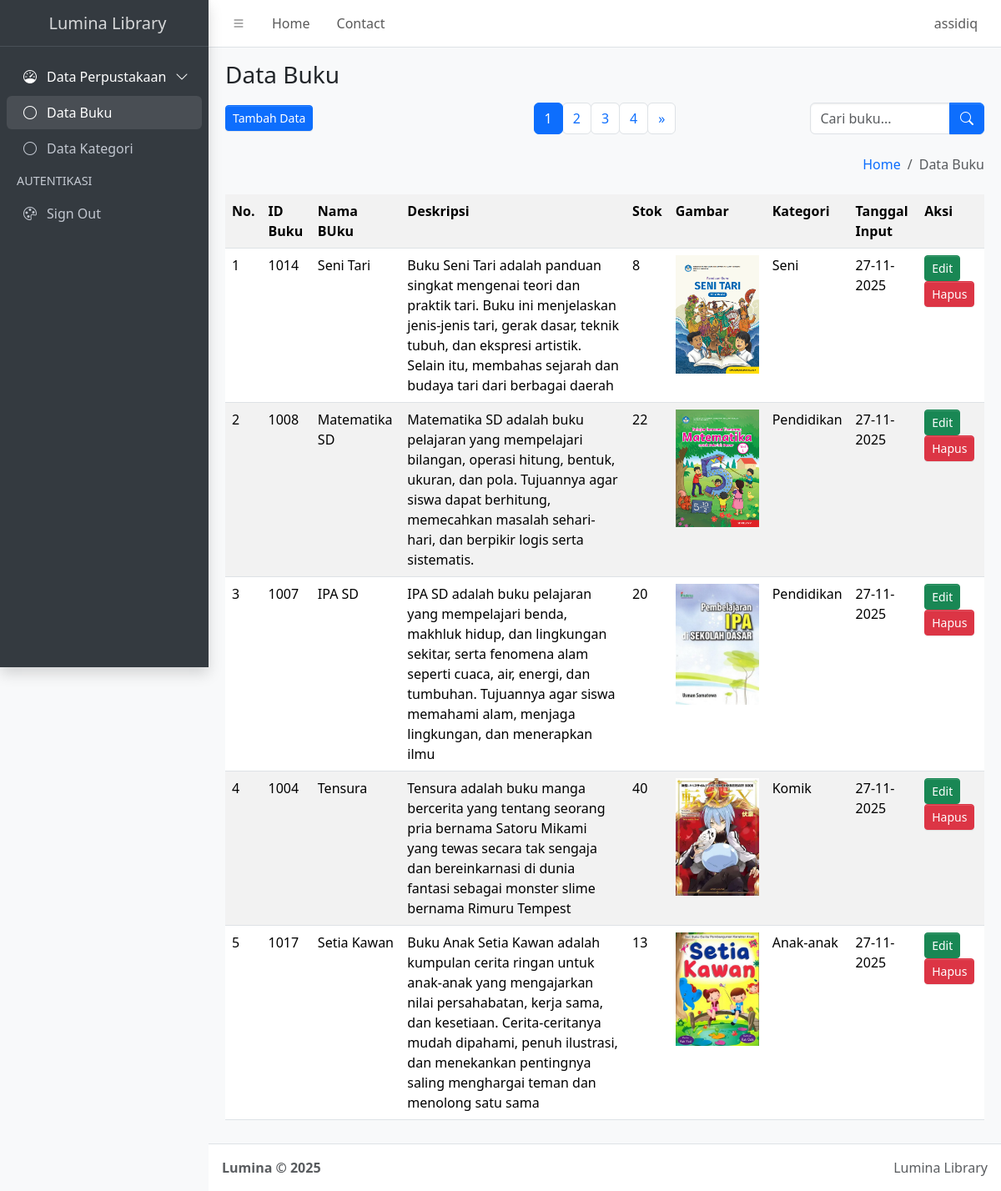
/index.php (signed in), run on the app's committed database.
### tables this page shows
CREATE TABLE `buku` (
  `id_buku` int(12) NOT NULL,
  `nama_buku` varchar(50) NOT NULL,
  `deskripsi` varchar(255) NOT NULL,
  `stok` int(12) NOT NULL,
  `gambar` varchar(255) NOT NULL,
  `tanggal_input` timestamp(6) NOT NULL DEFAULT current_timestamp(6) ON UPDATE current_timestamp(6),
  `id_kategori` int(12) NOT NULL
);

CREATE TABLE `kategori` (
  `id_kategori` int(12) NOT NULL,
  `kategori` varchar(255) NOT NULL,
  `deskripsi` text NOT NULL,
  `tanggal_input` timestamp(6) NOT NULL DEFAULT current_timestamp(6) ON UPDATE current_timestamp(6)
);

### function.php (called while the page is built, shortened)
<?php
$conn = mysqli_connect("localhost", "root", "", "simbs");
function query($query)
{
    global $conn;
    $result = mysqli_query($conn, $query);
    $rows = [];
    while ($row = mysqli_fetch_assoc($result)) {
        $rows[] = $row;
    }
    return $rows;
}

### index.php (the view, shortened to what this page needs)
<?php
require("function.php");
$jumlahDataPerHalaman = 5;
$keyword = isset($_GET["keyword"]) ? $_GET["keyword"] : "";
if ($keyword != "") {
  $queryHitung = "
          SELECT buku.id_buku
          FROM buku
          JOIN kategori ON buku.id_kategori = kategori.id_kategori
          WHERE
              buku.id_buku LIKE '%$keyword%' OR
              buku.nama_buku LIKE '%$keyword%' OR
              buku.deskripsi LIKE '%$keyword%' OR
              kategori.kategori LIKE '%$keyword%'
      ";
} else {
  $queryHitung = "SELECT * FROM buku";
}
$jumlahData = count(query($queryHitung));
$jumlahHalaman = ceil($jumlahData / $jumlahDataPerHalaman);
$halamanAktif = isset($_GET["halaman"]) ? $_GET["halaman"] : 1;
$awalData = ($halamanAktif - 1) * $jumlahDataPerHalaman;
if ($keyword != "") {
  $buku = query("
        SELECT buku.*, kategori.kategori AS kategori
        FROM buku
        JOIN kategori ON buku.id_kategori = kategori.id_kategori
        WHERE
            buku.id_buku LIKE '%$keyword%' OR
            buku.nama_buku LIKE '%$keyword%' OR
            buku.deskripsi LIKE '%$keyword%' OR
            kategori.kategori LIKE '%$keyword%'
        ORDER BY buku.tanggal_input DESC
        LIMIT $awalData, $jumlahDataPerHalaman
    ");
} else {
  $buku = query("
        SELECT buku.*, kategori.kategori
        FROM buku
        JOIN kategori ON buku.id_kategori = kategori.id_kategori
        ORDER BY buku.tanggal_input DESC
        LIMIT $awalData, $jumlahDataPerHalaman
    ");
}
$current_page = basename($_SERVER['PHP_SELF']);
?>
<!doctype html>
<html lang="en">
<head>
  <link
    rel="stylesheet"
    href="https://cdn.jsdelivr.net/npm/@fontsource/source-sans-3@5.0.12/index.css"
    media="print"
    onload="this.media='all'" />
  <link
    rel="stylesheet"
    href="https://cdn.jsdelivr.net/npm/overlayscrollbars@2.11.0/styles/overlayscrollbars.min.css"
 />
  <link
    rel="stylesheet"
    href="https://cdn.jsdelivr.net/npm/bootstrap-icons@1.13.1/font/bootstrap-icons.min.css"
 />
  <link rel="stylesheet" href="dist/css/adminlte.min.css" />
  <link
    rel="stylesheet"
    href="https://cdn.jsdelivr.net/npm/apexcharts@3.37.1/dist/apexcharts.css"
 />
  <link
    rel="stylesheet"
    href="https://cdn.jsdelivr.net/npm/jsvectormap@1.5.3/dist/css/jsvectormap.min.css"
 />
</head>
<body class="layout-fixed sidebar-expand-lg bg-body-tertiary">
  <div class="app-wrapper">
    <nav class="app-header navbar navbar-expand bg-body">
      <div class="container-fluid">
        <ul class="navbar-nav">
          <li class="nav-item">
            <a class="nav-link" data-lte-toggle="sidebar" href="#" role="button">
              <i class="bi bi-list"></i>
            </a>
          </li>
          <li class="nav-item d-none d-md-block">
            <a href="#" class="nav-link">Home</a>
          </li>
          <li class="nav-item d-none d-md-block">
            <a href="https://www.instagram.com/assidiqla?igsh=emx3Nmw4eHplbW9m" class="nav-link">Contact</a>
          </li>
        </ul>
        <ul class="navbar-nav ms-auto">
          <li class="nav-item dropdown user-menu">
            <a href="#" class="nav-link dropdown-toggle" data-bs-toggle="dropdown">
              <span class="d-none d-md-inline"><?= htmlspecialchars($_SESSION['username']); ?></span>
            </a>
          </li>
        </ul>
      </div>
    </nav>
    <aside class="app-sidebar bg-body-secondary shadow" data-bs-theme="dark">
      <div class="sidebar-brand">
        <a href="index.php" class="brand-link">
          <span class="brand-text fw-light">Lumina Library</span>
        </a>
      </div>
      <div class="sidebar-wrapper">
        <nav class="mt-2">
          <ul
            class="nav sidebar-menu flex-column"
            data-lte-toggle="treeview"
            role="navigation"
            aria-label="Main navigation"
            data-accordion="false"
            id="navigation">
            <li class="nav-item menu-open">
              <a href="#" class="nav-link active">
                <i class="nav-icon bi bi-speedometer"></i>
                <p>
                  Data Perpustakaan
                </p>
              </a>
              <ul class="nav nav-treeview">
                <li class="nav-item">
                  <a href="./index.php"
                    class="nav-link <?= ($current_page == 'index.php') ? 'active' : '' ?>">
                    <i class="nav-icon bi bi-circle"></i>
                    <p>Data Buku</p>
                  </a>
                </li>
                <li class="nav-item">
                  <a href="./index2.php"
                    class="nav-link <?= ($current_page == 'index2.php') ? 'active' : '' ?>">
                    <i class="nav-icon bi bi-circle"></i>
                    <p>Data Kategori</p>
                  </a>
                </li>
              </ul>
            </li>
            <li class="nav-header">AUTENTIKASI</li>
            <li class="nav-item">
              <a href="logout.php" class="nav-link">
                <i class="nav-icon bi bi-palette"></i>
                <p>Sign Out</p>
              </a>
            </li>
          </ul>
        </nav>
      </div>
    </aside>
    <main class="app-main">
      <div class="app-content-header">
        <div class="container-fluid">
          <div class="row">
            <div class="col-12">
              <h3 class="mb-3">Data Buku</h3>
            </div>
          </div>
          <div class="row align-items-center">
            <div class="col-md-3">
              <a href="tambah_data.php">
                <button class="btn-sm btn btn-primary">Tambah Data</button>
              </a>
            </div>
            <div class="col-md-6 d-flex justify-content-center">
              <nav aria-label="Page navigation example">
                <ul class="pagination mb-0">
                  <?php for ($i = 1; $i <= $jumlahHalaman; $i++) : ?>
                    <li class="page-item <?= ($i == $halamanAktif) ? 'active' : '' ?>">
                      <a class="page-link" href="?halaman=<?= $i; ?>"><?= $i; ?></a>
                    </li>
                  <?php endfor; ?>
                  <?php if ($halamanAktif < $jumlahHalaman) : ?>
                    <li class="page-item">
                      <a class="page-link" href="?halaman=<?= $halamanAktif + 1; ?>">&raquo;</a>
                    </li>
                  <?php endif; ?>
                </ul>
              </nav>
            </div>
            <div class="col-md-3">
              <form method="get">
                <div class="input-group">
                  <input
                    type="text"
                    class="form-control"
                    name="keyword"
                    placeholder="Cari buku...">
                  <button class="btn btn-primary" type="submit">
                    <i class="bi bi-search"></i>
                  </button>
                </div>
              </form>
            </div>
          </div>
          <div class="row mt-3">
            <div class="col-sm-12 d-flex justify-content-end">
              <ol class="breadcrumb">
                <li class="breadcrumb-item"><a href="#">Home</a></li>
                <li class="breadcrumb-item active" aria-current="page">Data Buku</li>
              </ol>
            </div>
          </div>
        </div>
      </div>
      <div class="app-content">
        <div class="container-fluid">
          <div class="row">
            <div class="col">
              <table class="table table-striped table-hover">
                <tr>
                  <th>No.</th>
                  <th>ID Buku</th>
                  <th>Nama BUku</th>
                  <th>Deskripsi</th>
                  <th>Stok</th>
                  <th>Gambar</th>
                  <th>Kategori</th>
                  <th>Tanggal Input</th>
                  <th>Aksi</th>
                </tr>
                <?php $i = 1; ?>
                <?php foreach ($buku as $row) : ?>
                  <tr>
                    <td><?= $i; ?></td>
                    <td><?= $row["id_buku"]; ?></td>
                    <td><?= $row["nama_buku"]; ?></td>
                    <td><?= $row["deskripsi"]; ?></td>
                    <td><?= $row["stok"]; ?></td>
                    <td>
                      <img src="img/<?= $row["gambar"]; ?>" width="100" alt="Gambar buku">
                    </td>
                    <td><?= $row["kategori"]; ?></td>
                    <td><?= date('d-m-Y', strtotime($row["tanggal_input"])); ?></td>
                    <td>
                      <a href="ubah_data.php?id_buku=<?= $row["id_buku"]; ?>" class="btn-sm btn btn-success">Edit</a>
                      <a href="hapus_data.php?id_buku=<?= $row["id_buku"]; ?>"
                        class="btn-sm btn btn-danger"
                        onclick="return confirm('Yakin ingin menghapus data ini?');">
                        Hapus
                      </a>
                    </td>
                  </tr>
                  <?php $i++; ?>
                <?php endforeach; ?>
              </table>
            </div>
          </div>
        </div>
      </div>
    </main>
    <footer class="app-footer">
      <div class="float-end d-none d-sm-inline">Lumina Library</div>
      <strong>
        Lumina &copy; 2025&nbsp;
      </strong>
    </footer>
  </div>
</body>
</html>

### data on the page
buku: id_buku "1014", nama_buku "Seni Tari", deskripsi "Buku Seni Tari adalah panduan singkat mengenai teori dan praktik tari. Buku ini menjelaskan jenis-jenis tari, gerak dasar, teknik tubuh, dan ekspresi artistik. Selain itu, membahas sejarah dan budaya tari dari berbagai daerah", stok "8", gambar (picture), id_kategori.kategori "Seni", tanggal_input "27-11-2025"
buku: id_buku "1008", nama_buku "Matematika SD", deskripsi "Matematika SD adalah buku pelajaran yang mempelajari bilangan, operasi hitung, bentuk, ukuran, dan pola. Tujuannya agar siswa dapat berhitung, memecahkan masalah sehari-hari, dan berpikir logis serta sistematis.", stok "22", gambar (picture), id_kategori.kategori "Pendidikan", tanggal_input "27-11-2025"
buku: id_buku "1007", nama_buku "IPA SD", deskripsi "IPA SD adalah buku pelajaran yang mempelajari benda, makhluk hidup, dan lingkungan sekitar, serta fenomena alam seperti cuaca, air, energi, dan tumbuhan. Tujuannya agar siswa memahami alam, menjaga lingkungan, dan menerapkan ilmu", stok "20", gambar (picture), id_kategori.kategori "Pendidikan", tanggal_input "27-11-2025"
buku: id_buku "1004", nama_buku "Tensura", deskripsi "Tensura adalah buku manga bercerita yang tentang seorang pria bernama Satoru Mikami yang tewas secara tak sengaja dan bereinkarnasi di dunia fantasi sebagai monster slime bernama Rimuru Tempest", stok "40", gambar (picture), id_kategori.kategori "Komik", tanggal_input "27-11-2025"
buku: id_buku "1017", nama_buku "Setia Kawan", deskripsi "Buku Anak Setia Kawan adalah kumpulan cerita ringan untuk anak-anak yang mengajarkan nilai persahabatan, kerja sama, dan kesetiaan. Cerita-ceritanya mudah dipahami, penuh ilustrasi, dan menekankan pentingnya saling menghargai teman dan menolong satu sama", stok "13", gambar (picture), id_kategori.kategori "Anak-anak", tanggal_input "27-11-2025"

### other printed values
$_SESSION['username'] "assidiq"
